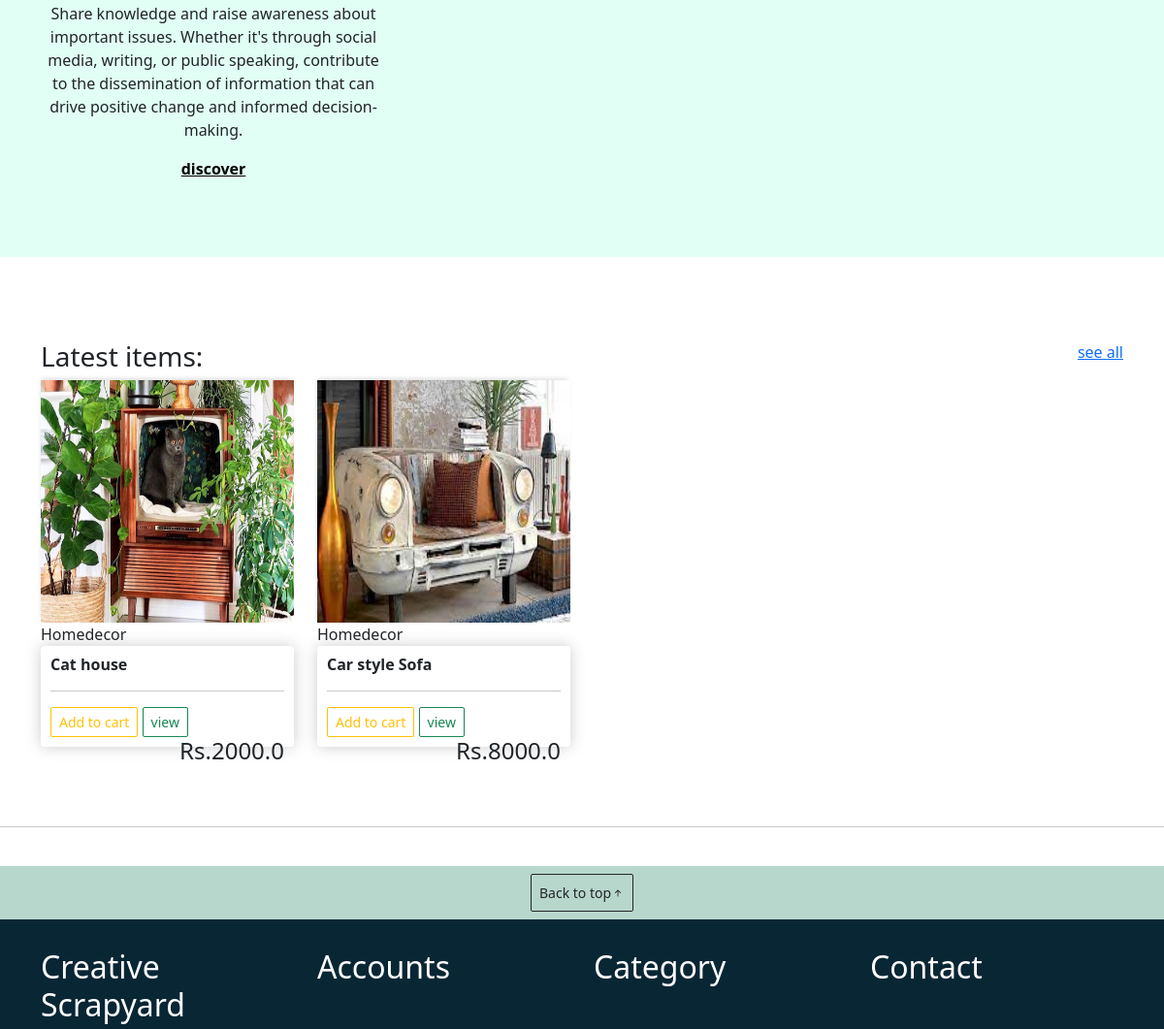
Before: / (signed in, middle part) with the older database file.
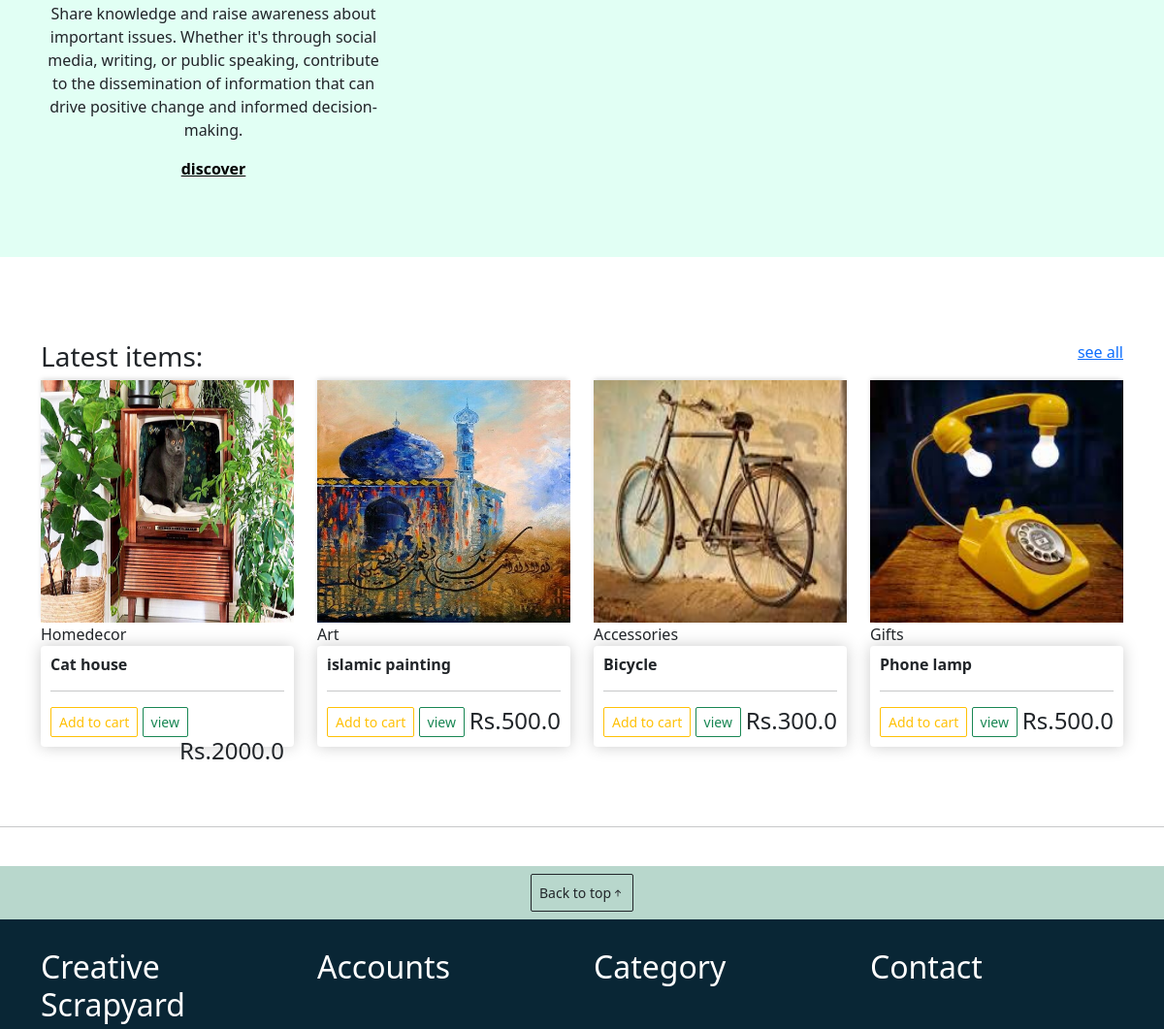
After: the same page with the newer database file.
### store/models.py (models this page shows, shortened)
class Product(models.Model):
    seller = models.ForeignKey(User, on_delete=models.CASCADE, null=True)
    name = models.CharField(max_length=200, null=True)
    price = models.FloatField()
    category = models.ForeignKey(Category, on_delete=models.SET_NULL, null=True)
    image = models.ImageField(null=True, blank=True)
    in_stock = models.BooleanField(default=True)
    @property
    def image_url(self):
        try:
            url = self.image.url
        except:
            url = ''
        return url

class Category(models.Model):
    name = models.CharField(max_length=25)
    def __str__(self):
        return self.name

### store/views.py (the view)
# urls.py: 2. Add a URL to urlpatterns:  path('', views.home, name='home')
def home(request):
    if request.user.is_authenticated:
        customer = request.user
        order, create = Order.objects.get_or_create(customer=customer, complete=False)
        items = order.order_item_set.all()
        cartItems = order.get_cart_item
    else:
        items = []
        order = {'get_cart_item':0, 'get_cart_total':0}
        cartItems = order['get_cart_item']
    products = Product.objects.all()
    context = {'products': products,'cartItems': cartItems}
    return render(request, 'store/home.html', context)

### store/models.py (called while the page is built)
    def __str__(self):
        return self.email

    @property
    def get_cart_item(self):
        orderitems = self.order_item_set.all()
        total = sum([item.quantity for item in orderitems])
        return total

### store/templates/store/home.html (shortened to what this page needs)
{% extends 'store/main.html' %}
{% load static %}
{% block content %}
<div class="steps step-background">
  <div class="container">
    <div class="row centerr ">
      <div class="col-lg-4 align-self-center" >
        <div class="step-text ">
          <p>Share knowledge and raise awareness about important issues. Whether it's through social media, writing, or public speaking, contribute to the dissemination of information that can drive positive change and informed decision-making. </p>
          <strong><a href="#" style="color: black;"> discover</a></strong>
        </div>
      </div>
      <div class="col-lg-8" >
        <video playsinline="playsinline" autoplay="autoplay" muted="muted" loop="loop" loading="lazy" class="step-img">
          <source src="{% static 'images/box-video.mp4' %}" type="video/mp4">
        </video>
      </div>
    </div>
  </div>
</div>
<br>
<div class="steps container">
  <div class="row p-0">
    <div class="col col-md-6">
      <h3>Latest items:</h3>
    </div>
    <div class="col col-md-6 justify-content-end d-flex">
      <a href="">see all</a>
    </div>
  </div>
  <div class="row ">
      {% for product in products|slice:':4' %}
      <div class="col-6 col-lg-3 " >
          <img class="home-thumbnail" src="{{ product.image_url }}" alt="palceholder">
          {{ product.category }}
          <div class="home-box-element product">
              <h6><strong>{{ product.name }}</strong></h6>
              <hr>
              <button data-product="{{ product.id }}" data-action="add" class="btn btn-outline-warning btn-sm update-cart"> Add to cart</button>
              <a href="{% url 'product-detail' product.id %}"><button class="btn btn-outline-success btn-sm">view</button></a>
              <h4 style="display: inline; float: right;">Rs.{{ product.price}}</h4>
          </div>
      </div>
      {% endfor %}
</div>
</div>
<br>
<hr>
{% endblock content %}

Changed rows visible on the page:
removed Product: image_url (picture), category "Homedecor", name "Car style Sofa", price "8000.0"
added Product: image_url (picture), category "Art", name "islamic painting", price "500.0"
added Product: image_url (picture), category "Accessories", name "Bicycle", price "300.0"
added Product: image_url (picture), category "Gifts", name "Phone lamp", price "500.0"
